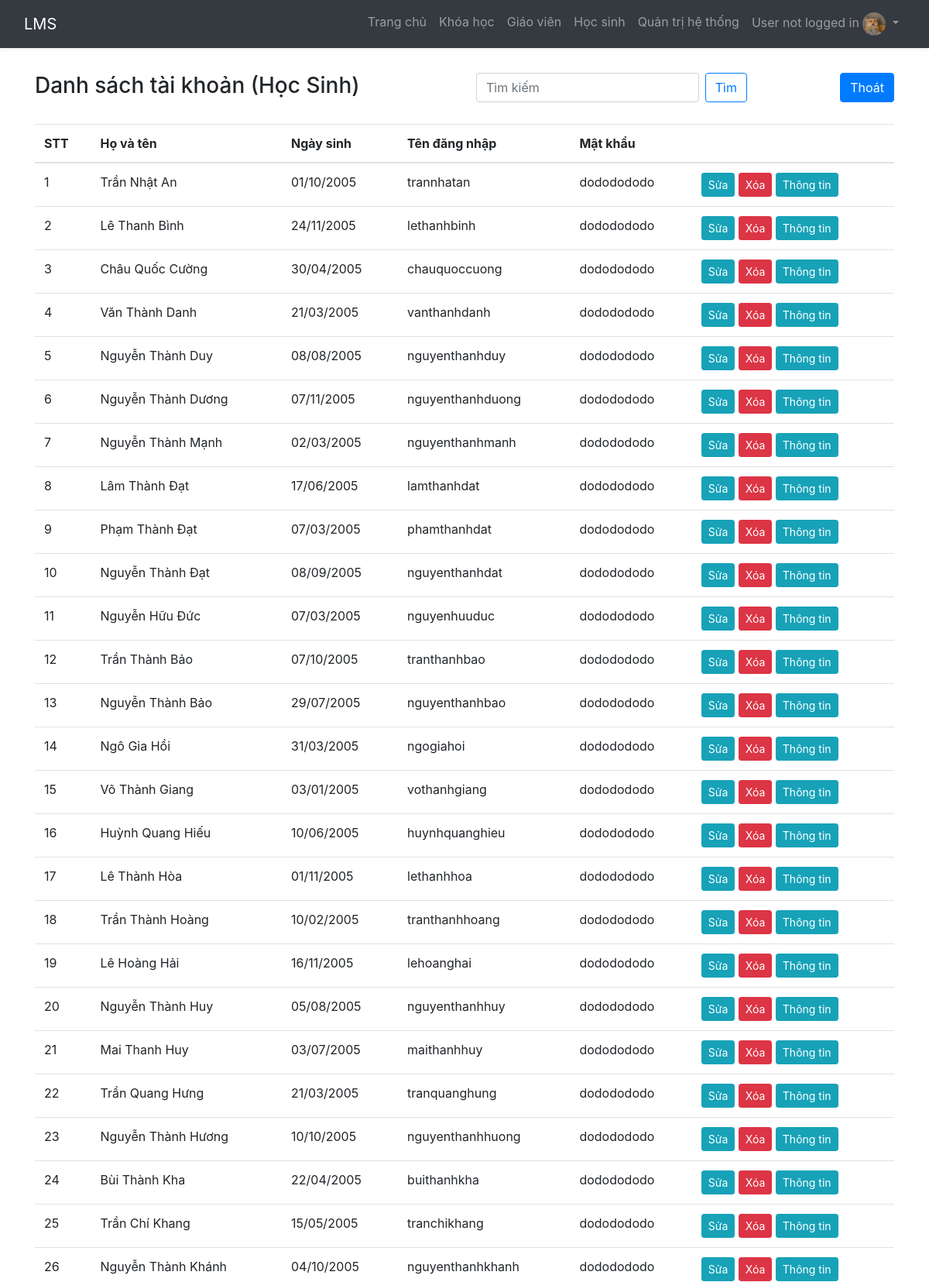
/admin/acc_find.php?id=1 (upper part), run on the app's committed database.
### tables this page shows
CREATE TABLE user_account
(
    account_id BIGINT PRIMARY KEY NOT NULL AUTO_INCREMENT,
    username VARCHAR(255) NOT NULL,
    password VARCHAR(255) NOT NULL,
    user_id BIGINT NOT NULL
);

CREATE TABLE user
(
    user_id BIGINT PRIMARY KEY NOT NULL AUTO_INCREMENT,
    full_name VARCHAR(50) NOT NULL,
    date_of_birth DATE NOT NULL ,
    gender CHAR(1) NOT NULL,
    address VARCHAR(255) NOT NULL,
    phone VARCHAR(15) NOT NULL,
    email VARCHAR(255) NOT NULL,
    citizen_id VARCHAR(15) NOT NULL
);

### admin/acc_find.php (the view, shortened to what this page needs)
<?php
include("layout.php");
include_once('../config/connect.php');
$role_id = $_GET['id'];
if ($role_id == 1) {
    $role_fullName = "Học Sinh";
} else if ($role_id == 2) {
    $role_fullName = "Giáo Viên";
} else if ($role_id == 3) {
    $role_fullName = "Quản Trị Hệ Thống";
}
    $sql_account = "SELECT * FROM user_account ua
    INNER JOIN user us ON ua.user_id = us.user_id
    INNER JOIN user_role ur ON us.user_id = ur.user_id
    WHERE ur.role_id = $role_id AND BINARY us.full_name LIKE '%".$tukhoa."%' ";
    $result_account = mysqli_query($dbconnect, $sql_account);
?>
<!DOCTYPE html>
<html lang="en">
<head>
    <link rel="stylesheet" href="https://stackpath.bootstrapcdn.com/bootstrap/4.5.2/css/bootstrap.min.css" />
</head>
<body>
    <div class="container mt-4">
        <div class="row">
            <div class="col-md-6">
                <h3>Danh sách tài khoản (<?php echo $role_fullName ?>)</h3>
            </div>
            <div class="col-md-4">
            <form class="d-flex" action="acc_find.php" method="GET">
                <input class="form-control me-2" type="search" placeholder="Tìm kiếm" aria-label="Tìm kiếm" name="tukhoa"value="">
            <button class="btn btn-outline-primary" type="submit" name="timkiem">Tìm</button>
            </form>
            </div>
            <div class="col-md-2 text-right">
                <a class="btn btn-primary" type="button" href="<?php echo $_GET['role_name']; ?>.php"> Thoát </a>
            </div>
        </div>
        <div class="row mt-4">
            <div class="col-md-12">
                <table class="table">
                    <thead>
                        <tr>
                            <th>STT</th>
                            <th>Họ và tên</th>
                            <th>Ngày sinh</th>
                            <th>Tên đăng nhập</th>
                            <th>Mật khẩu</th>
                            <th></th>
                        </tr>
                    </thead>
                    <tbody>
                        <?php
                        $i = 0;
                        mysqli_data_seek($result_account, 0);
                        while ($row = mysqli_fetch_array($result_account)) {
                        ?>
                            <tr>
                                <td><?php $i++;
                                    echo $i ?></td>
                                <td><?php echo $row['full_name'] ?></td>
                                <td><?php echo date('d/m/Y', strtotime($row['date_of_birth'])); ?></td>
                                <td><?php echo $row['username'] ?></td>
                                <td><?php echo $row['password'] ?></td>
                                <td>
                                    <a class="btn btn-info btn-sm" href="acc_edit.php?user_id=<?php echo $row['user_id']; ?>&role_id=<?php echo $role_id;?>&role_name=<?php echo $_GET['role_name']; ?>">Sửa</a>
                                    <a class="btn btn-danger btn-sm" onclick="return Del('<?php echo $row['full_name']; ?>')" href="pross/delete.php?user_id=<?php echo $row['user_id']; ?>&role_id=<?php echo $role_id;?>">Xóa</a>
                                    <a class="btn btn-info btn-sm" href="acc_view.php?user_id=<?php echo $row['user_id']; ?>&role_id=<?php echo $role_id;?>&role_name=<?php echo $_GET['role_name']; ?>">Thông tin</a>
                                </td>
                            </tr>
                        <?php
                        }
                        ?>
                    </tbody>
                </table>
            </div>
        </div>
    </div>
</body>
</html>

### admin/layout.php (style rules this page uses)
body { padding-top: 70px; }

### data on the page
user_account: user.full_name "Trần Nhật An", user.date_of_birth "01/10/2005", username "trannhatan", password "dododododo"
user_account: user.full_name "Lê Thanh Bình", user.date_of_birth "24/11/2005", username "lethanhbinh", password "dododododo"
user_account: user.full_name "Châu Quốc Cường", user.date_of_birth "30/04/2005", username "chauquoccuong", password "dododododo"
user_account: user.full_name "Văn Thành Danh", user.date_of_birth "21/03/2005", username "vanthanhdanh", password "dododododo"
user_account: user.full_name "Nguyễn Thành Duy", user.date_of_birth "08/08/2005", username "nguyenthanhduy", password "dododododo"
user_account: user.full_name "Nguyễn Thành Dương", user.date_of_birth "07/11/2005", username "nguyenthanhduong", password "dododododo"
user_account: user.full_name "Nguyễn Thành Mạnh", user.date_of_birth "02/03/2005", username "nguyenthanhmanh", password "dododododo"
user_account: user.full_name "Lâm Thành Đạt", user.date_of_birth "17/06/2005", username "lamthanhdat", password "dododododo"
user_account: user.full_name "Phạm Thành Đạt", user.date_of_birth "07/03/2005", username "phamthanhdat", password "dododododo"
user_account: user.full_name "Nguyễn Thành Đạt", user.date_of_birth "08/09/2005", username "nguyenthanhdat", password "dododododo"
user_account: user.full_name "Nguyễn Hữu Đức", user.date_of_birth "07/03/2005", username "nguyenhuuduc", password "dododododo"
user_account: user.full_name "Trần Thành Bảo", user.date_of_birth "07/10/2005", username "tranthanhbao", password "dododododo"
user_account: user.full_name "Nguyễn Thành Bảo", user.date_of_birth "29/07/2005", username "nguyenthanhbao", password "dododododo"
user_account: user.full_name "Ngô Gia Hồi", user.date_of_birth "31/03/2005", username "ngogiahoi", password "dododododo"
user_account: user.full_name "Võ Thành Giang", user.date_of_birth "03/01/2005", username "vothanhgiang", password "dododododo"
user_account: user.full_name "Huỳnh Quang Hiếu", user.date_of_birth "10/06/2005", username "huynhquanghieu", password "dododododo"
user_account: user.full_name "Lê Thành Hòa", user.date_of_birth "01/11/2005", username "lethanhhoa", password "dododododo"
user_account: user.full_name "Trần Thành Hoàng", user.date_of_birth "10/02/2005", username "tranthanhhoang", password "dododododo"
user_account: user.full_name "Lê Hoàng Hải", user.date_of_birth "16/11/2005", username "lehoanghai", password "dododododo"
user_account: user.full_name "Nguyễn Thành Huy", user.date_of_birth "05/08/2005", username "nguyenthanhhuy", password "dododododo"
user_account: user.full_name "Mai Thanh Huy", user.date_of_birth "03/07/2005", username "maithanhhuy", password "dododododo"
user_account: user.full_name "Trần Quang Hưng", user.date_of_birth "21/03/2005", username "tranquanghung", password "dododododo"
user_account: user.full_name "Nguyễn Thành Hương", user.date_of_birth "10/10/2005", username "nguyenthanhhuong", password "dododododo"
user_account: user.full_name "Bùi Thành Kha", user.date_of_birth "22/04/2005", username "buithanhkha", password "dododododo"
user_account: user.full_name "Trần Chí Khang", user.date_of_birth "15/05/2005", username "tranchikhang", password "dododododo"
user_account: user.full_name "Nguyễn Thành Khánh", user.date_of_birth "04/10/2005", username "nguyenthanhkhanh", password "dododododo"

### other printed values
$username_now "User not logged in"
$role_fullName "Học Sinh"
